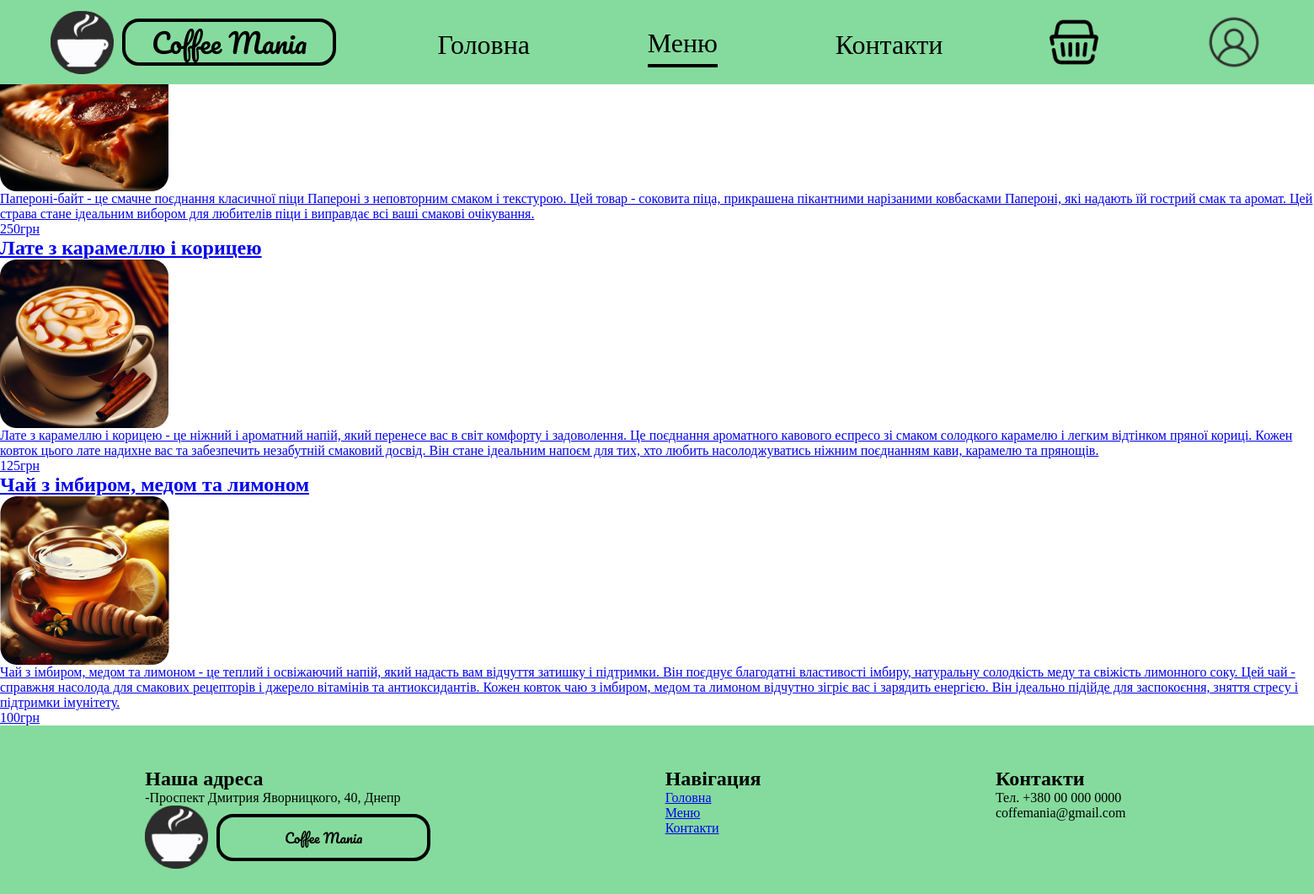
The app's page /menu/ with its own data.
### shop/models.py (models this page shows, shortened)
class Product(models.Model):
    name = models.CharField(max_length=255)
    image = models.ImageField(upload_to= "products")
    description = models.TextField()
    price = models.CharField(max_length=255)
    def get_absolute_url(self):
        return reverse('product', kwargs = {'product_pk': self.pk})

### shop/views.py (the view)
# urls.py: path('menu/', show_shop, name = 'menu_page'),
def show_shop(request):
    all_products = Product.objects.all()
    return render(request, 'shop/shop.html', context={'all_products': all_products})

### shop/templates/shop/shop.html (shortened to what this page needs)
{% extends 'base/base.html' %}
{% load static %}
{% block content %}
<div id="content">
    <div class="product-row">
        {% for product in all_products %}
        <a class="product-item" href="{{ product.get_absolute_url }}">
            <h2>{{ product.name }}</h2>
            <img src="{{ product.image.url }}" alt="{{ product.name }}">
            <p class="product-description">{{ product.description }}</p>
            <p class="product-price">{{ product.price }}грн</p>
        </a>
        {% endfor %}
    </div>
</div>
{% endblock %}

### user_interface/static/base/base.css (style rules this page uses)
* { margin: 0; padding: 0; box-sizing: border-box; }
body { overflow-x: hidden; }

### records on screen
Product: image (picture), description "Папероні-байт - це смачне поєднання класичної піци Папероні з неповторним смаком і текстурою. Цей товар - соковита піца, прикрашена пікантними нарізаними ковбасками Папероні, які надають їй гострий смак та аромат. Цей страва стане ідеальним вибором для любителів піци і виправдає всі ваші смакові очікування.", price "250"
Product: name "Лате з карамеллю і корицею", image (picture), description "Лате з карамеллю і корицею - це ніжний і ароматний напій, який перенесе вас в світ комфорту і задоволення. Це поєднання ароматного кавового еспресо зі смаком солодкого карамелю і легким відтінком пряної кориці. Кожен ковток цього лате надихне вас та забезпечить незабутній смаковий досвід. Він стане ідеальним напоєм для тих, хто любить насолоджуватись ніжним поєднанням кави, карамелю та прянощів.", price "125"
Product: name "Чай з імбиром, медом та лимоном", image (picture), description "Чай з імбиром, медом та лимоном - це теплий і освіжаючий напій, який надасть вам відчуття затишку і підтримки. Він поєднує благодатні властивості імбиру, натуральну солодкість меду та свіжість лимонного соку. Цей чай - справжня насолода для смакових рецепторів і джерело вітамінів та антиоксидантів. Кожен ковток чаю з імбиром, медом та лимоном відчутно зігріє вас і зарядить енергією. Він ідеально підійде для заспокоєння, зняття стресу і підтримки імунітету.", price "100"
